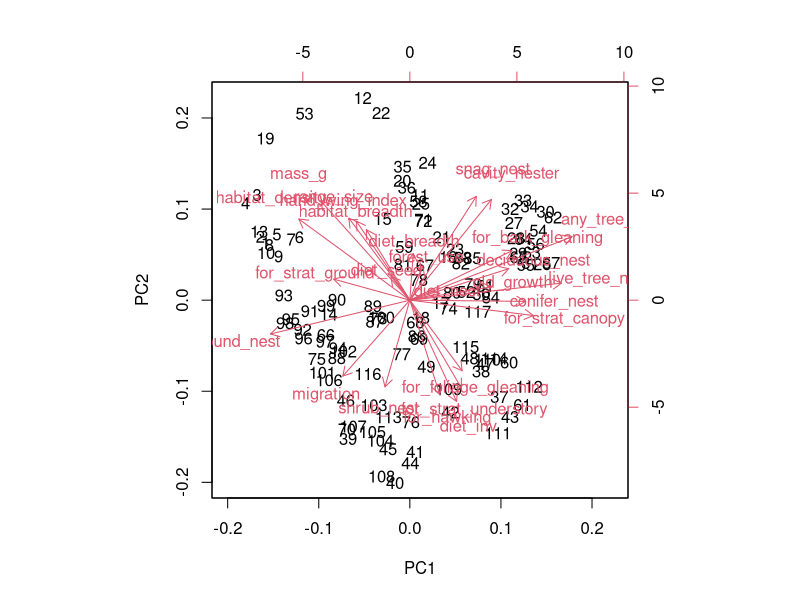
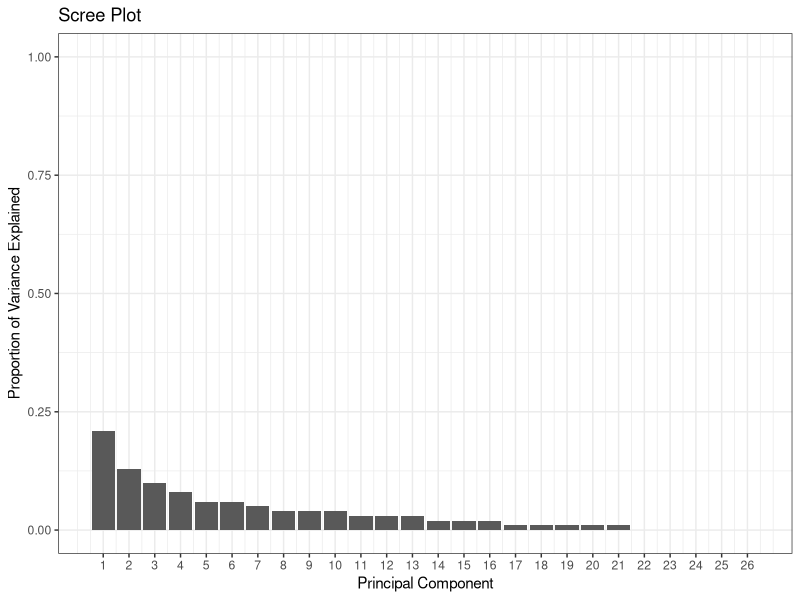
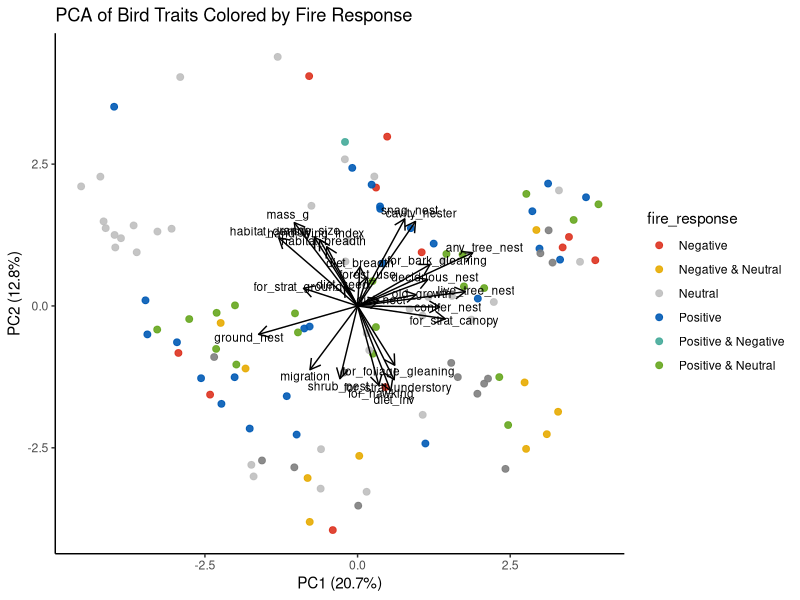
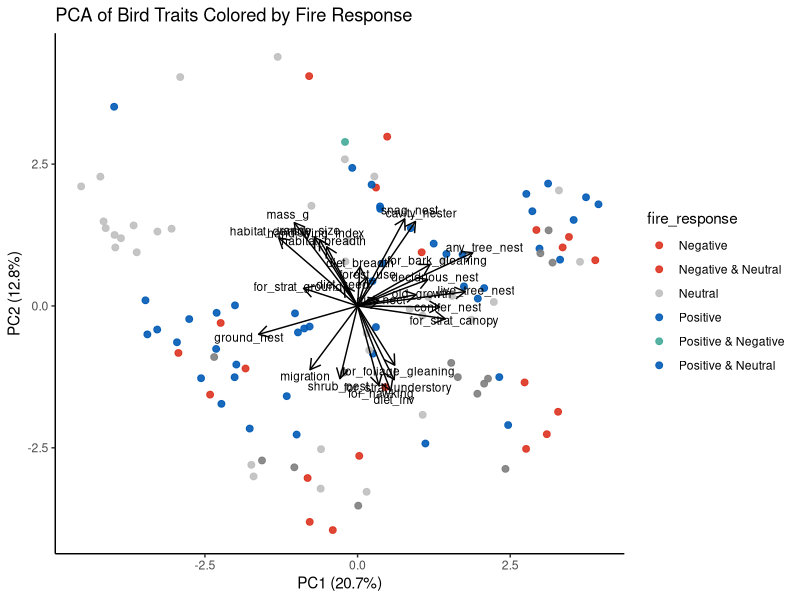
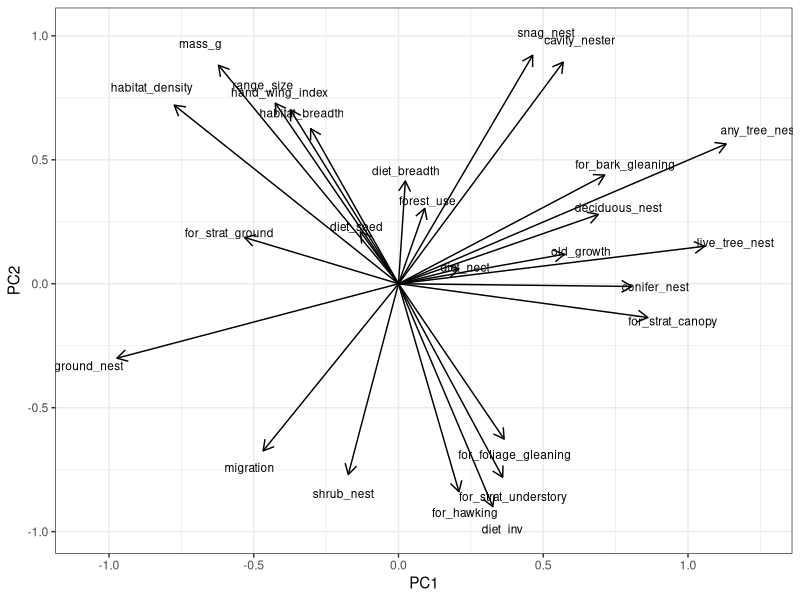
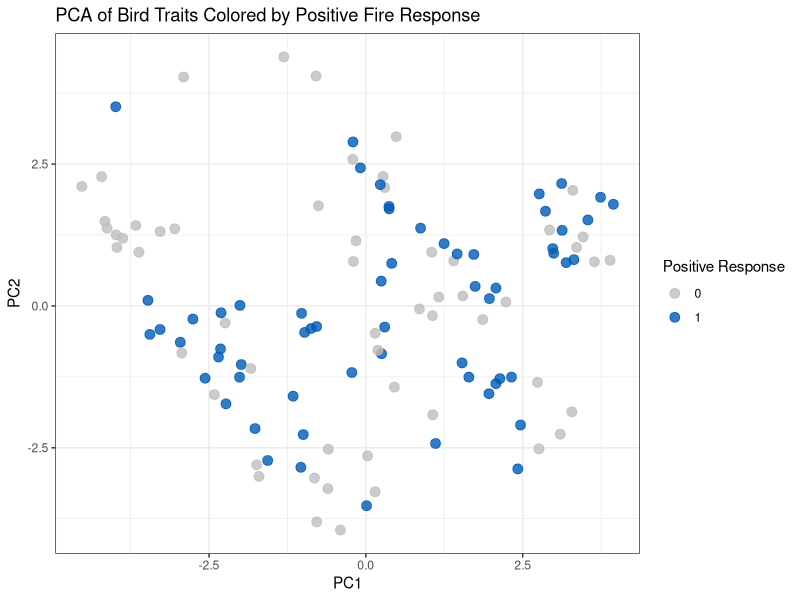
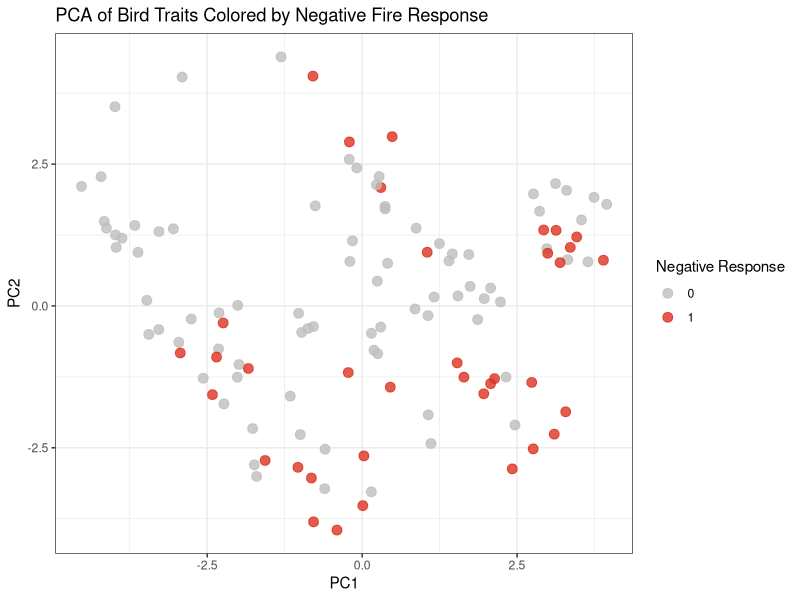
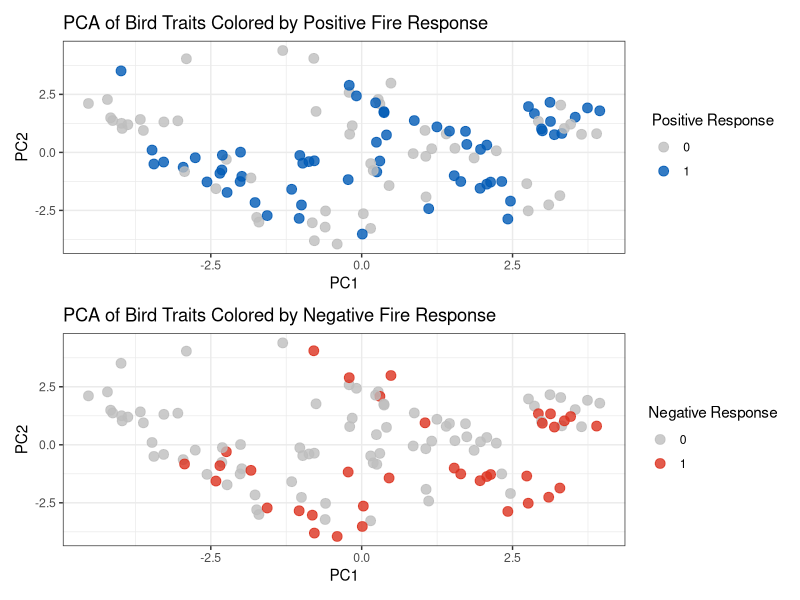

Source code (R) for these figures, in order: (Note: this script raises an error after producing the figures.)
## ---- chunk 1
library(here)
library(tidyverse)
library(patchwork)
## ---- chunk 2
traits <- read.csv(here("Data", "cleaned", "BC_bird_traits.csv"))
traits$habitat_density[traits$habitat_density == "dense"] <- 1
traits$habitat_density[traits$habitat_density == "semiopen"] <- 2
traits$habitat_density[traits$habitat_density == "open"] <- 3
traits <- traits %>% 
    mutate(cavity_nester = ifelse(nest_category == "cavity", 1, 0),
   #        ground_nester = ifelse(most_common_nesting_location == "ground", 1, 0),
   #        shrub_nester = ifelse(most_common_nesting_location == "shrub", 1, 0)) %>%
    habitat_density = as.numeric(habitat_density))
traits2 <- traits

##
positive_short <- c("American Kestrel", "American Robin", "American Three-toed Woodpecker", "Black-backed Woodpecker", "Black-capped Chickadee", "Black-headed Grosbeak", "Black-throated Gray Warbler", "Brewer's Blackbird", "Brewer's Sparrow", "Brown Creeper", "Brown-headed Cowbird", "Canada Jay", "Cassin's Finch", "Cassin's Vireo", "Cedar Waxwing", "Chipping Sparrow", "Connecticut Warbler", "Dark-eyed Junco", "Downy Woodpecker", "Dusky Flycatcher","Fox Sparrow", "Hairy Woodpecker", "Hermit Thrush", "Northern House Wren", "Lazuli Bunting", "Least Flycatcher", "Lewis's Woodpecker", "Lincoln's Sparrow", "MacGillivray's Warbler", "Mountain Bluebird", "Mountain Chickadee", "Nashville Warbler", "Northern Flicker", "Northern Pygmy-Owl", "Olive-sided Flycatcher", "Pine Siskin", "Red-breasted Nuthatch", "Red-winged Blackbird", "Rock Wren", "Rufous Hummingbird", "Savannah Sparrow", "Say's Phoebe", "Song Sparrow", "Spotted Towhee", "Steller's Jay", "Tennessee Warbler", "Townsend's Solitaire", "Tree Swallow", "Turkey Vulture", "Veery", "Warbling Vireo", "Western Bluebird", "Western Screech-Owl", "Western Tanager", "Western Wood-Pewee", "White-breasted Nuthatch", "White-crowned Sparrow",  "White-throated Sparrow", "Winter Wren", "Yellow-bellied Sapsucker", "Yellow-rumped Warbler"
)
# "Eastern Bluebird",  "Pacific-slope Flycatcher","White-headed Woodpecker",
missing_names <- positive_short[!(positive_short %in% traits$common_name)] #do all these names appear in the BC list?

negative_short <- c("Alder Flycatcher", "Anna's Hummingbird", "Barred Owl", "Black-headed Grosbeak", "Black-throated Gray Warbler", "Boreal Chickadee", "Brown Creeper", "Cassin's Vireo", "Chestnut-backed Chickadee", "Common Yellowthroat", "Dusky Flycatcher", "Golden-crowned Kinglet", "Great Horned Owl", "Hammond's Flycatcher", "Hermit Thrush", "MacGillivray's Warbler", "Mountain Chickadee",  "Nashville Warbler", "Northern Flicker", "Northern Saw-whet Owl", "Northern Waterthrush", "Orange-crowned Warbler", "Ovenbird", "Pygmy Nuthatch", "Red-breasted Nuthatch", "Red-eyed Vireo", "Red-naped Sapsucker", "Ruby-crowned Kinglet", "Ruffed Grouse", "Spotted Towhee", "Swainson's Thrush", "Swamp Sparrow", "Townsend's Warbler", "Warbling Vireo", "Western Wood-Pewee", "Yellow-rumped Warbler"
)
#"Acorn Woodpecker", "Mountain Quail",
missing_names <- negative_short[!(negative_short %in% traits$common_name)] #do all these names appear in the BC list?

null_short <- c("American Goldfinch", "American Robin", "American Wigeon", "Black-capped Chickadee", "Black-headed Grosbeak", "Black-throated Gray Warbler", "Brown Creeper", "Brown-headed Cowbird", "Bufflehead", "Calliope Hummingbird", "Canvasback", "Cassin's Finch", "Cassin's Vireo", "Cedar Waxwing", "Chipping Sparrow", "Clark's Nutcracker", "Common Merganser", "Common Raven", "Common Yellowthroat", "Dark-eyed Junco", "Downy Woodpecker", "Dusky Flycatcher", "Eastern Phoebe", "Evening Grosbeak", "Fox Sparrow", "Golden-crowned Kinglet", "Green-winged Teal", "Hammond's Flycatcher", "Hermit Thrush", "House Finch", "Lesser Scaup", "Lincoln's Sparrow", "MacGillivray's Warbler", "Mallard", "Marsh Wren", "Mountain Chickadee", "Mourning Dove", "Nashville Warbler", "Northern Pintail", "Northern Shoveler", "Northern Waterthrush", "Olive-sided Flycatcher", "Orange-crowned Warbler", "Pacific Wren", "Pine Grosbeak", "Pine Siskin", "Pileated Woodpecker", "Purple Finch", "Red Crossbill", "Red-breasted Merganser", "Red-breasted Nuthatch", "Red-naped Sapsucker", "Red-tailed Hawk", "Ring-necked Duck", "Rock Wren", "Ruby-crowned Kinglet", "Ruffed Grouse", "Rufous Hummingbird", "Song Sparrow", "Spotted Towhee", "Steller's Jay", "Surf Scoter", "Swainson's Thrush", "Townsend's Warbler", "Varied Thrush", "Violet-green Swallow", "Warbling Vireo", "Western Tanager", "Western Wood-Pewee", "White-breasted Nuthatch", "White-crowned Sparrow", "White-winged Scoter", "Williamson's Sapsucker", "Willow Flycatcher", "Wilson's Warbler", "Winter Wren", "Yellow Warbler", "Yellow-bellied Flycatcher", "Yellow-rumped Warbler"
)
# "Greater Scaup","Spotted Sandpiper","Acorn Woodpecker","Mountain Quail","Hermit Warbler",
missing_names <- null_short[!(null_short %in% traits$common_name)] #do all these names appear in the BC list?

traits$positive_short <- ifelse(traits$common_name %in% positive_short, 1, NA)
traits$negative_short <- ifelse(traits$common_name %in% negative_short, 1, NA)
traits$null_short <- ifelse(traits$common_name %in% null_short, 1, NA)


traits <- traits %>%
    filter(!if_all(c(positive_short, negative_short, null_short), is.na)) %>% 
    mutate(across(c(positive_short, negative_short, null_short), ~replace_na(.x, 0)))
## ---- chunk 3
trait.pca <- traits %>% 
  select(common_name, where(is.numeric), -elevational_range,-positive_short, -negative_short, -null_short,  -kipps_distance, -repro_age, -clutches_per_year, -lifespan, -eco_spec_index, -ends_with("_id"), -fstimb)
# trait_list <- trait.pca 
# trait_list <- trait_list[1, ]
# write.csv(trait_list, here("Data", "cleaned", "traits.for.pca.csv"), row.names = FALSE)


pca_result <- prcomp(trait.pca[,-1], scale = T) #scale the variables!
##
pca_result$rotation
pca_result$x

biplot(pca_result)

pca_loadings <- as.data.frame(pca_result$rotation) %>% select(1:10)

summary(pca_result)
VE <- pca_result$sdev^2
PVE <- VE / sum(VE)
PVE <- round(PVE, 2)

pve_df <- data.frame(
  PC = 1:length(PVE),
  PVE = PVE
)

(scree <- ggplot(pve_df, aes(x = PC, y = PVE)) +
  geom_col() +
  xlab("Principal Component") +
  ylab("Proportion of Variance Explained") +
  ggtitle("Scree Plot") +
  ylim(0, 1) +
    theme_bw()+
  scale_x_continuous(breaks = 1:length(PVE)))
ggsave(here("Figures", "PCA", "scree plot.short.png"), plot = scree, width = 8, height =8)


##
pca_df <- as.data.frame(pca_result$x) %>%
  bind_cols(traits %>% select(common_name, positive_short, negative_short, null_short))
pca_df <- pca_df %>%
  mutate(fire_response = case_when(
    positive_short == 1 & negative_short == 0 & null_short == 0 ~ "Positive",
    positive_short == 0 & negative_short == 1 & null_short == 0 ~ "Negative",
    positive_short == 0 & negative_short == 0 & null_short == 1 ~ "Neutral",
    positive_short == 1 & negative_short == 1 & null_short == 0 ~ "Positive & Negative",
    positive_short == 1 & null_short == 1 & negative_short == 0 ~ "Positive & Neutral",
    negative_short == 1 & null_short == 1 & positive_short == 0 ~ "Negative & Neutral",
    TRUE ~ "None"
  ))

loadings <- as.data.frame(pca_result$rotation)  # columns = PCs, rows = traits
loadings$trait <- rownames(loadings)

# Optional: scale arrows for visualization
arrow_multiplier <- 5  # adjust to make arrows visible
loadings <- loadings %>%
  mutate(PC1_arrow = PC1 * arrow_multiplier,
         PC2_arrow = PC2 * arrow_multiplier)


(f1 <- ggplot(pca_df, aes(PC1, PC2, color = fire_response)) +
  geom_point(size = 2, alpha = 0.9) +
  theme_classic() +
  labs(
    title = "PCA of Bird Traits Colored by Fire Response",
    x = paste0("PC1 (", round(summary(pca_result)$importance[2,1]*100, 1), "%)"),
    y = paste0("PC2 (", round(summary(pca_result)$importance[2,2]*100, 1), "%)")
  ) +
   geom_segment(data = loadings,
               aes(x = 0, y = 0, xend = PC1_arrow, yend = PC2_arrow),
               arrow = arrow(length = unit(0.3, "cm")),
               color = "black") +
  geom_text(data = loadings,
            aes(x = PC1_arrow * 1.1, y = PC2_arrow * 1.1, label = trait),
            color = "black", size = 3, hjust = 0.5, vjust = 0.5) +
  scale_color_manual(values = c(
    "Positive" = "#005AB5",
    "Negative" = "#DC3220",
    "Neutral" = "grey",
    "Positive & Negative" = "#44AA99",
    "Positive & Neutral" = "#66a61e",
    "Negative & Neutral" = "#e6ab02"
  )))
(f1.1 <- ggplot(pca_df, aes(PC1, PC2, color = fire_response)) +
  geom_point(size = 2, alpha = 0.9) +
  theme_classic() +
  labs(
    title = "PCA of Bird Traits Colored by Fire Response",
    x = paste0("PC1 (", round(summary(pca_result)$importance[2,1]*100, 1), "%)"),
    y = paste0("PC2 (", round(summary(pca_result)$importance[2,2]*100, 1), "%)")
  ) +
   geom_segment(data = loadings,
               aes(x = 0, y = 0, xend = PC1_arrow, yend = PC2_arrow),
               arrow = arrow(length = unit(0.3, "cm")),
               color = "black") +
  geom_text(data = loadings,
            aes(x = PC1_arrow * 1.1, y = PC2_arrow * 1.1, label = trait),
            color = "black", size = 3, hjust = 0.5, vjust = 0.5) +
  scale_color_manual(values = c(
    "Positive" = "#005AB5",
    "Negative" = "#DC3220",
    "Neutral" = "grey",
    "Positive & Negative" = "#44AA99",
    "Positive & Neutral" = "#005AB5",
    "Negative & Neutral" = "#DC3220"
  )))

# ggplot(pca_df, aes(x = PC1, y = PC2, group = common_name)) +
#       geom_point() + # Add points for individual data points
#       stat_ellipse(level = 0.95, type = "t") + # Add 95% confidence ellipses based on a t-distribution
#       labs(title = "PCA Plot with Confidence Ellipses",
#            x = "Principal Component 1",
#            y = "Principal Component 2") +
#       theme_minimal()
## ---- chunk 4
arrow_multiplier <- 3
loadings <- loadings %>%
  mutate(PC1_arrow = PC1 * arrow_multiplier,
         PC2_arrow = PC2 * arrow_multiplier)

# Plot
(f2 <- ggplot() +
  geom_segment(data = loadings,
               aes(x = 0, y = 0, xend = PC1_arrow, yend = PC2_arrow),
               arrow = arrow(length = unit(0.3, "cm")),
               color = "black") +
  geom_text(data = loadings,
            aes(x = PC1_arrow * 1.1, y = PC2_arrow * 1.1, label = trait),
            color = "black", size = 3) +
  theme_bw() +
  labs(x = "PC1", y = "PC2"))
ggsave(here("Figures", "PCA", "pca loadings.short.png"), plot = f2, width = 10, height =8)
## ---- chunk 5
pca_scores <- as.data.frame(pca_result$x)
pca_scores$common_name <- traits$common_name
pca_scores$positive <- traits$positive
pca_scores$negative <- traits$negative
pca_scores$null <- traits$null

# 3️⃣ ggplot biplot colored by positive
(f3 <- ggplot(pca_scores, aes(x = PC1, y = PC2, color = factor(positive))) +
  geom_point(size = 3, alpha = 0.8) +
  scale_color_manual(values = c("0" = "grey", "1" = "#005AB5")) +
  theme_bw() +
  labs(color = "Positive Response", x = "PC1", y = "PC2",
       title = "PCA of Bird Traits Colored by Positive Fire Response"))
(f4 <- ggplot(pca_scores, aes(x = PC1, y = PC2, color = factor(negative))) +
  geom_point(size = 3, alpha = 0.8) +
  scale_color_manual(values = c("0" = "grey", "1" = "#DC3220")) +
  theme_bw() +
  labs(color = "Negative Response", x = "PC1", y = "PC2",
       title = "PCA of Bird Traits Colored by Negative Fire Response"))

(pos.neg <- f3/f4)
ggsave(here("Figures", "PCA", "pca by response.png"), plot = pos.neg, width = 8, height =10)


##
(f5 <- ggplot(pca_scores, aes(x = PC1, y = PC2, color = factor(positive))) +
  geom_point(size = 3, alpha = 0.8) +
  scale_color_manual(values = c("0" = "grey", "1" = "#005AB5")) +
  theme_bw() +
  geom_text(aes(label = common_name), size = 3) +
  labs(color = "Positive Response", x = "PC1", y = "PC2",
       title = "PCA of Bird Traits Colored by Positive Fire Response"))
(f6 <- ggplot(pca_scores, aes(x = PC1, y = PC2, color = factor(negative))) +
  geom_point(size = 3, alpha = 0.8) +
  scale_color_manual(values = c("0" = "grey", "1" = "#DC3220")) +
    geom_text(aes(label = common_name), size = 3) +
  theme_bw() +
  labs(color = "Negative Response", x = "PC1", y = "PC2",
       title = "PCA of Bird Traits Colored by Negative Fire Response"))

(pos.neg.spp.names <- f5/f6)
ggsave(here("Figures", "PCA", "pca by response spp names.short.png"), plot = pos.neg.spp.names, width = 20, height =20, dpi = 300)

## ---- chunk 6
# Extract loadings
loadings <- as.data.frame(pca_result$rotation)

# Add trait names as a column
loadings$trait <- rownames(loadings)

loadings_long <- loadings %>%
  pivot_longer(cols = starts_with("PC"), 
               names_to = "PC", 
               values_to = "loading") %>%
  filter(PC %in% paste0("PC", 1:2))   # keep only PCs 1-5

(loadings.bar <- ggplot(loadings_long, aes(x = trait, y = loading, fill = PC)) +
  geom_col(position = "dodge") +   # side-by-side bars per PC
  coord_flip() +                   # horizontal bars
  labs(x = "Trait", y = "Loading") +
  theme_bw(base_size = 14) +
  scale_y_continuous(limits = c(-0.5, 0.5), breaks = seq(-0.5, 0.5, 0.25)) +  # set range and breaks
  scale_fill_manual(values = c("#a1d99b", "#688c64")) +  # set all bars to green
  facet_wrap(~PC)+
    theme(legend.position = "none"))

ggsave(here("Figures", "PCA", "loadings bar plot.short.png"), plot = loadings.bar, width = 6, height =5, dpi = 300)
loadings %>%  arrange(desc(abs(PC1)))

## ---- chunk 7
bc <- traits2 %>%  
  select(common_name, where(is.numeric), -elevational_range,  -kipps_distance, -repro_age, -clutches_per_year, -lifespan, -eco_spec_index, -ends_with("_id"), -fstimb) %>% 
  # mutate(null = NA,
  #        positive = NA,
  #        negative = NA) %>% 
  drop_na()  

#plotting all spp on this pca:
bc_scaled <- scale(bc[,-1],
                    center = (pca_result$center),
                    scale = (pca_result$scale))

bc_scores <- as.data.frame(as.matrix(bc_scaled) %*% pca_result$rotation)

## ---- chunk 8

bc_scores$common_name <- bc$common_name
pca_scores <- pca_scores %>%
  mutate(fire_response = case_when(
    positive == 1 & negative == 1 ~ "mixed",
    positive == 1 & negative == 0 ~ "positive",
    negative == 1 & positive == 0 ~ "negative",
    TRUE ~ "neutral"
  ))
centers <- data.frame(
  group = c("positive", "mixed", "negative", "neutral"),
  PC1 = c(
    mean(pca_scores$PC1[pca_scores$positive == 1 & pca_scores$negative != 1], na.rm = TRUE),
    mean(pca_scores$PC1[pca_scores$positive == 1 & pca_scores$negative == 1], na.rm = TRUE),
    mean(pca_scores$PC1[pca_scores$negative == 1 & pca_scores$positive != 1], na.rm = TRUE),
    mean(pca_scores$PC1[pca_scores$null == 1 & pca_scores$positive == 0 & pca_scores$negative == 0], na.rm = TRUE)),
  PC2 = c(
    mean(pca_scores$PC2[pca_scores$positive == 1 & pca_scores$negative != 1], na.rm = TRUE),
    mean(pca_scores$PC2[pca_scores$positive == 1 & pca_scores$negative == 1], na.rm = TRUE),
    mean(pca_scores$PC2[pca_scores$negative == 1 & pca_scores$positive != 1], na.rm = TRUE),
    mean(pca_scores$PC2[pca_scores$null == 1 & pca_scores$positive == 0 & pca_scores$negative == 0], na.rm = TRUE)
  )
)
# Basic PCA scatterplot
(all <- ggplot(bc_scores, aes(x = PC1, y = PC2)) +  # V1 and V2 are PC1 and PC2
  geom_point(size = 3, alpha = 0.7) +
  labs(x = "PC1", y = "PC2", title = "All BC Birds Plotted on PCA Axes") +
  theme_bw())
ggsave(here("Figures", "PCA", "all spp.short.png"), plot = all, width = 15, height =15, dpi = 300)


# Original PCA points
orig_df <- pca_scores
orig_df$type <- "PCA"


# New projected points
new_df <- bc_scores
new_df$common_name <- bc$common_name[complete.cases(bc)]

# Combine
plot_df <- left_join(new_df,orig_df)

# Overlay plot
(p1 <- ggplot(orig_df, aes(x = PC1, y = PC2)) +
    geom_point(data = new_df, aes( x = PC1, y = PC2), shape = 1, color = "grey", alpha = 0.85, size = 2)+
  geom_point(aes(color = factor(positive)), size = 2.5, alpha = 0.8) +
  scale_color_manual(values = c("0" = "grey50", "1" = "#005AB5")) +
  theme_bw() +
  labs(x = "PC1", y = "PC2", color = "Positive Response", shape = "Point Type"))

(n1 <- ggplot(orig_df, aes(x = PC1, y = PC2)) +
    geom_point(data = new_df, aes( x = PC1, y = PC2), shape = 1, color = "grey", alpha = 0.85, size = 2)+
  geom_point(aes(color = factor(negative)), size = 2.5, alpha = 0.8) +
  scale_color_manual(values = c("0" = "grey50", "1" = "#D55E00")) +
  theme_bw() +
  labs(x = "PC1", y = "PC2", color = "Negative Response", shape = "Point Type"))

orig_df <- orig_df %>% 
  mutate(
    mixed = rowSums(data.frame(positive, negative), na.rm = TRUE),
    mixed = ifelse(mixed == 2|mixed == 3, 1, 0))

(m1 <- ggplot(orig_df, aes(x = PC1, y = PC2)) +
    geom_point(data = new_df, aes( x = PC1, y = PC2), shape = 1, color = "grey", alpha = 0.85, size = 2)+
  geom_point(aes(color = factor(mixed)), size = 2.5, alpha = 0.8) +
  scale_color_manual(values = c("0" = "grey50", "1" = "darkmagenta")) +
  theme_bw() +
  labs(x = "PC1", y = "PC2", color = "Mixed Response", shape = "Point Type"))

(pcas <- p1/n1/m1 + plot_annotation(tag_levels = 'A')
)
ggsave(here("Figures", "PCA", "PCA_all response patchwork.short.png"), plot = pcas, width = 8, height =12, dpi = 300)


(with.mix <- ggplot(pca_scores) +
  geom_point(data = new_df, aes( x = PC1, y = PC2), shape = 1, color = "grey", alpha = 0.85, size = 2)+
  geom_point(aes(PC1, PC2), color = "grey50") +
  geom_point(data = subset(pca_scores, positive == 1),
             aes(PC1, PC2), color = "#0072B2", size = 3, alpha = 0.8) +
  geom_point(data = subset(pca_scores, negative == 1),
             aes(PC1, PC2), color = "#D55E00", size = 3, alpha = 0.8) +
  geom_point(data = subset(pca_scores, negative == 1& positive == 1),
             aes(PC1, PC2), color = "darkmagenta", size = 3, alpha = 0.8)+
  geom_point(data = centers, aes(PC1, PC2), size = 5, color = "white", shape = 16) +
  geom_point(data = centers, aes(PC1, PC2, color = group), size = 7, shape = 8) +
  scale_color_manual(values = c("darkmagenta", "#D55E00","grey50","#0072B2")) +
  theme_bw() +
  theme(legend.position="bottom")+
  labs(color = "Fire Response",
       title = ""))
ggsave(here("Figures", "PCA", "PCA_centers.short.png"), plot = with.mix, width = 8, height =8, dpi = 300)

# t.test(
#   pca_scores$PC1[pca_scores$positive == 1&pca_scores$negative != 1],
#   pca_scores$PC1[pca_scores$negative == 1&pca_scores$positive != 1]
# )
# 
# # PC2
# t.test(
#   pca_scores$PC2[pca_scores$positive == 1&pca_scores$negative != 1],
#   pca_scores$PC2[pca_scores$negative == 1&pca_scores$positive != 1]
# )

anova_pc1 <- aov(PC1 ~ fire_response, data = pca_scores)
summary(anova_pc1)

# Post-hoc (Tukey) test for pairwise comparisons
TukeyHSD(anova_pc1)

anova_pc2 <- aov(PC2~ fire_response, data = pca_scores)
summary(anova_pc2)

# Post-hoc (Tukey) test for pairwise comparisons
TukeyHSD(anova_pc2)

#p < 0.05 → The positive and negative 1’s occupy significantly different mean positions along that PC.
#p ≥ 0.05 → No significant difference.
arrow_multiplier <- 5  # adjust to make arrows visible
loadings <- loadings %>%
  mutate(PC1_arrow = PC1 * arrow_multiplier,
         PC2_arrow = PC2 * arrow_multiplier)
(f2 <- ggplot() +
  geom_segment(data = loadings,
               aes(x = 0, y = 0, xend = PC1_arrow, yend = PC2_arrow),
               arrow = arrow(length = unit(0.3, "cm")),
               color = "black") +
  geom_text_repel(data = loadings,
                  aes(x = PC1_arrow, y = PC2_arrow, label = trait),
                  color = "black",
                  size = 4,
                  segment.color = "grey50",    # line from label to point
                  segment.size = 0.5,
                  segment.alpha = 0.8,
                  nudge_x = 0,                 # optional small nudge
                  nudge_y = 0,
                  box.padding = 0.5,
                  point.padding = 0.5,
                  max.overlaps = 20) +
  geom_point(data = centers, aes(PC1, PC2, color = group), size = 6, shape = 8) +
  theme_bw() +
  theme(legend.position = "none")+
  scale_color_manual(values = c("darkmagenta", "#D55E00","grey50","#0072B2")) +
  labs(x = paste0("PC1 (", round(summary(pca_result)$importance[2,1]*100, 1), "%)"),
    y = paste0("PC2 (", round(summary(pca_result)$importance[2,2]*100, 1), "%)")))

(short <- with.mix+f2+  
  plot_layout(guides = "collect") +
  plot_annotation(theme = theme(legend.position = "bottom"), tag_levels = "A"))
ggsave(here("Figures", "PCA", "PCA_end fig short.png"), plot = short, width = 18, height =8, dpi = 300)
